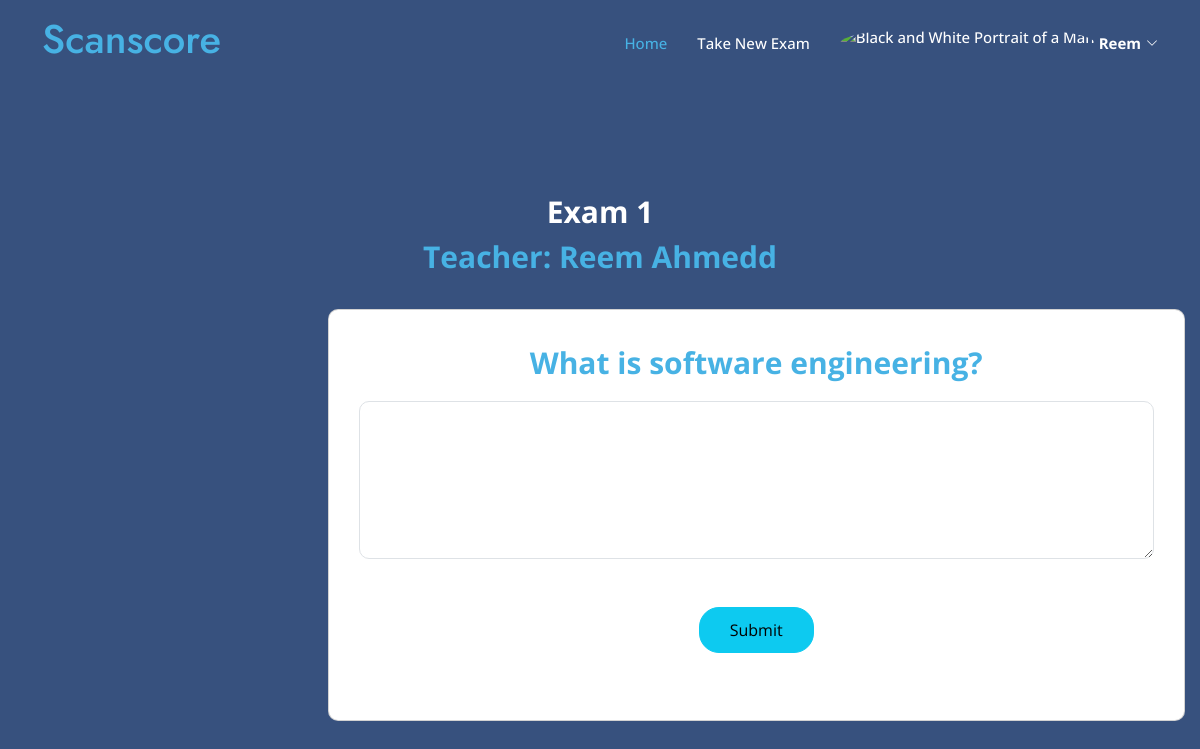
Page /student/enter_exam/9/ (signed in) on the earlier database version.
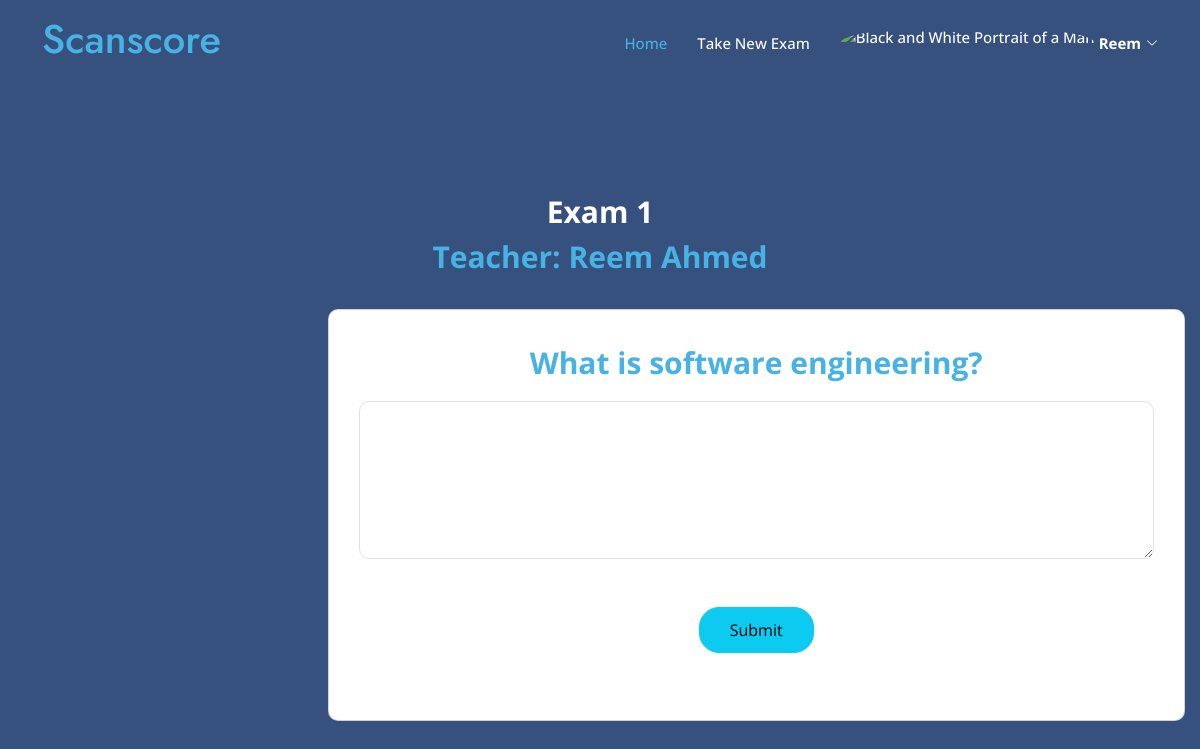
Same page on the later database version.
### myapp/models.py (models this page shows)
class Exam(models.Model):
    name = models.CharField(max_length=100)
    teacher = models.ForeignKey(User, on_delete=models.CASCADE)
    question= models.TextField(max_length=10000)
    model_answer = models.TextField(max_length=10000)
    keywordsList = models.TextField(max_length=10000,null=True,blank=True)
    is_active = models.BooleanField(default=False)
    time_created = models.DateTimeField(auto_now_add=True)
    time_updated = models.DateTimeField(auto_now=True)
    ocr_graded = models.BooleanField(default=False)

class User(AbstractUser):
    userType = models.CharField(max_length=10, choices=[('teacher', 'Teacher'), ('student', 'Student')])

### myapp/views.py (the view)
# urls.py: path('student/enter_exam/<int:exam_id>/', views.enter_exam, name='enter_exam'),
@login_required
def enter_exam(request, exam_id): #this will redirect to the specific exam page where the student can take the exam
    exam = get_object_or_404(Exam, pk=exam_id, is_active=True)
    return render(request, 'myapp/student/enter_specific_exam.html', {'exam': exam})

### templates/myapp/student/enter_specific_exam.html (shortened to what this page needs)
{% load static %}
<!DOCTYPE html>
<html lang="en">
<head>
    <link href="{% static 'vendor/aos/aos.css' %}" rel="stylesheet">
    <link href="{% static 'vendor/bootstrap/css/bootstrap.min.css' %}" rel="stylesheet">
    <link href="{% static 'vendor/bootstrap-icons/bootstrap-icons.css' %}" rel="stylesheet">
    <link href="{% static 'vendor/boxicons/css/boxicons.min.css' %}" rel="stylesheet">
    <link href="{% static 'vendor/glightbox/css/glightbox.min.css' %}" rel="stylesheet">
    <link href="{% static 'vendor/remixicon/remixicon.css' %}" rel="stylesheet">
    <link href="{% static 'vendor/swiper/swiper-bundle.min.css' %}" rel="stylesheet">
    <link href="{% static 'css/style1.css' %}" rel="stylesheet">
</head>
<body>
    <header id="header" class="fixed-top">
        <div class="container d-flex align-items-center">
            <h1 class="me-auto"><a href="{% url 'login' %}">Scanscore</a></h1>
            <nav id="navbar" class="navbar">
                <ul>
                    <li><a class="nav-link scrollto active" href="{% url 'student_dashboard' %}">Home</a></li>
                    <li><a class="nav-link scrollto" href="{% url 'take_exam' %}">Take New Exam</a></li>
                    <li class="dropdown">
                        <a href="#">
                            <img src="https://mdbcdn.b-cdn.net/img/Photos/new-templates/bootstrap-profiles/avatar-2.webp"
                                class="rounded-circle" height="35" alt="Black and White Portrait of a Man"
                                loading="lazy" />
                            <strong class="d-none d-sm-block ms-1">{{ user.first_name }}</strong><i
                                class="bi bi-chevron-down"></i>
                        </a>
                    </li>
                </ul>
            </nav>
        </div>
    </header>
    <section id="hero" class="d-flex align-items-center faq section-bg contact" style="height:100vh;">
        <div class="container" data-aos="fade-up">
            {% block content %}
            <div class="section-title" style="color: #47b2e4;font-size: 30px;font-weight: bold;">
                <p style="color: white;">{{ exam.name }}</p>
                <p>Teacher: {{ exam.teacher.first_name }} {{ exam.teacher.last_name }}</p>
            </div>
            <div class="row" style="width:250vh; ">
                <div class="col-lg-7 mt-5 mt-lg-0 d-flex align-items-stretch">
                    <form method="POST" action="{% url 'submit_exam' exam.id %}" role="form" class="card"
                        style="border-radius: 10px; margin-left: 25%;  height: 110%;padding: 30px;width: 200%;text-align: center;">
                        <label>
                            <p style="color: #47b2e4;font-size: 30px;font-weight: bold;">{{ exam.question }}</p>
                        </label>
                        <textarea class="form-control" name="student_answer" rows="6" required
                            style="border-radius: 10px;"></textarea>
                        <div class="text-center mt-5"><button style="padding: 10px 30px;border-radius: 20px;"
                                type="submit" class="btn btn-info btn-rounded" data-mdb-ripple-init>Submit</button>
                        </div>
                    </form>
                    {% endblock %}
                </div>
            </div>
    </section>
</body>
</html>

Differences in the rows shown:
changed through a linked row, Exam "Exam 1": teacher.last_name "Ahmedd" → "Ahmed"
